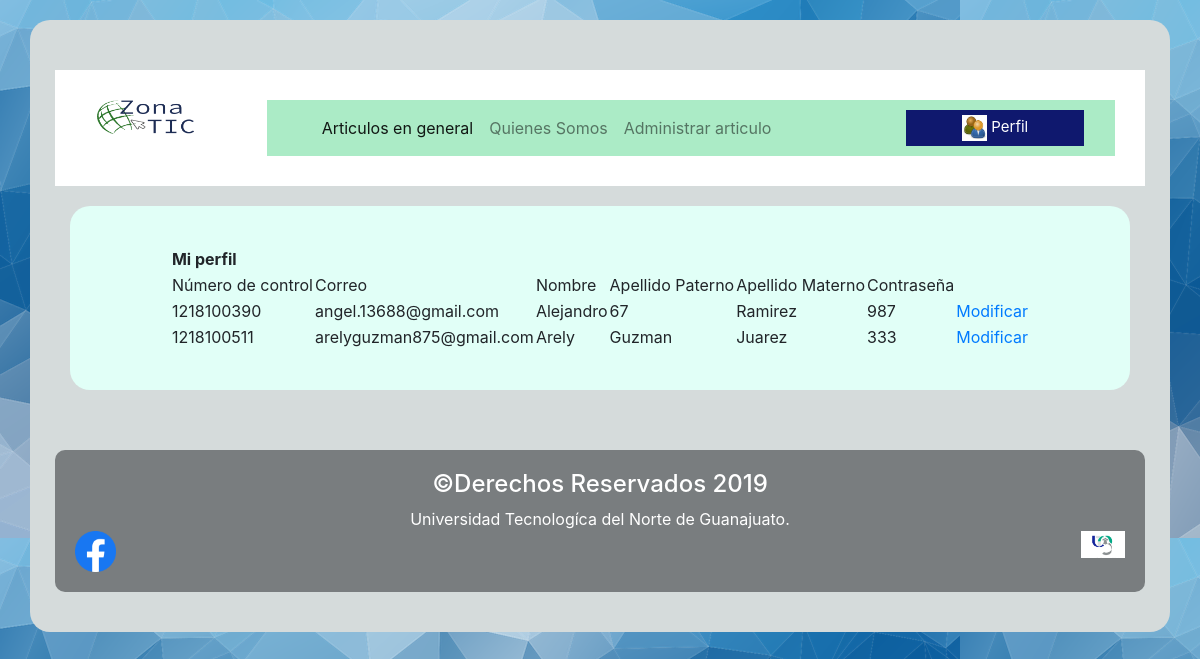
/usuarios/datosperfil.php, run on the app's committed database.
### tables this page shows
CREATE TABLE `usuario` (
  `numControl` varchar(15) NOT NULL,
  `idUsuario` varchar(15) NOT NULL,
  `correo` varchar(100) NOT NULL,
  `nombre` varchar(50) NOT NULL,
  `apellidoPat` varchar(30) NOT NULL,
  `apellidoMat` varchar(30) NOT NULL,
  `contrasena` varchar(15) NOT NULL
);

### usuarios/datosperfil.php (the view, shortened to what this page needs)
<!DOCTYPE html>
<html lang="es">
<head>
    <link rel="stylesheet" type="text/css" href="../css/bootstrap.min.css">
    <link rel="stylesheet" href="../css/style.css" />
</head>
<body background="../img/fondo7.png">
<section class="container">
<div class="row margen">
		<div class="col-md-2 header">
			<img src="../img/logon.png" class="img" />
		</div>
		<div class="col-md-10 header">
			<div class="container-fluid">
				<header>
					<nav class="navbar navbar-expand-lg navbar-light">
						<div class="collapse navbar-collapse" id="navbarSupportedContent">
							<ul class="navbar-nav mr-auto">
								<li class="nav-item active"><a class="nav-link"
									href="#">Articulos en general</a></li>
								<li class="nav-item"><a class="nav-link"
									href="nosotros.php">Quienes Somos</a></li>
								<li class="nav-item"><a class="nav-link"
									href="misarticulos.php">Administrar
										articulo</a></li>
							</ul>
							<div class="dropdown">
								<button onclick="myFunction()" class="dropbtn">
									<img src="../img/16.jpg" width="15%" /> Perfil
								</button>
							</div>
						</div>
					</nav>
				</header>
			</div>
	</div>
</div>
	<div class="perfil">
<body>
        <center>
                <table>
                    <thead>
                        <tr>
                        <th>Mi perfil</th>
                        </tr>
                    </thead>
                            <tbody>
                                <tr>
                                <td>Número de control</td>
                                <td>Correo</td>
                                <td>Nombre</td>
                                <td>Apellido Paterno</td>
                                <td>Apellido Materno</td>
                                <td>Contraseña</td>
                                </tr>
                    <?php
                    $server = "databaseic.mysql.database.azure.com";
                    $usuario ="tacodorado@databaseic";
                    $contraseña = "taco.123";
                    $bd = "zona_tic";
                    $conexion = mysqli_connect($server, $usuario, $contraseña, $bd) or die ("Error en la conexion");
                    $query="SELECT * from usuario";
                    $resultados= $conexion->query($query);
                    while($row=$resultados->fetch_assoc()){
                    ?>
                <tr>
                    <td> <?php echo $row['numControl']; ?> </td>
                    <td> <?php echo $row['correo']; ?> </td>
                    <td> <?php echo $row['nombre']; ?> </td>
                    <td> <?php echo $row['apellidoPat']; ?> </td>
                    <td> <?php echo $row['apellidoMat']; ?> </td>
                    <td> <?php echo $row['contrasena']; ?> </td>
                    <td> <a href="editarperfil.php?numControl=<?php echo $row['numControl']; ?>">Modificar </a>  </td>
                </tr>
                <?php
                   }
                ?>
                </tbody>
             </table>
        </center>
    </body>
    </div>
    <div class="row margen">
    <div class="col-md-12 pie">
            <footer>
                <h4>©Derechos Reservados 2019</h4>
                Universidad Tecnologíca del Norte de Guanajuato.
            </footer>
            <div class="linkUTN">
                <a title="UTNG" href="https://www.utng.edu.mx/">
                <img class="linkUTNG" width="15%" src="../img/linkUTNG.png" alt="UTNG" />
                </a>
            </div>
            <div class="linkfacebook">
                <a title="UTNG" href="https://es-la.facebook.com/UTNGDOLORESHIDALGO-222209577812067/">
                <img class="linkUTNG" width="8%" src="../img/logofacebook.png" alt="UTNG" />
                </a>
            </div>
        </div>
    </div>
</section>
</html>

### css/style.css (style rules this page uses)
.container { background: #D5DBDB; margin-top: 50px; margin-block-end: 50px; margin: 20px auto; padding: 40px; border-radius: 20px; }
.perfil { background:rgb(225, 255, 247) ; margin-top: 50px; margin-block-end: 50px; margin: 20px auto; padding: 40px; border-radius: 20px; }
.img { display: block; margin: 0 auto; max-width: 100%; width:80% ; }
.linkUTN { float: right; text-align: right; align-content: left; margin-left: 20%; }
.linkfacebook { float: left; text-align: left; align-content: left; margin-left:; }
.header { background-color: white; padding: 30px; }
.margen { margin-top: 10px; }
.pie { background-color: #797D7F; border-radius: 10px; text-align: center; color: white; margin-top: 40px; padding: 20px; float: center; }
.container-fluid { background: #ABEBC6; display: inline-block; text-align: center; }
.navbar-nav { text-align: center; display: inline-flex; width: 100%; }
.dropbtn { background-color:rgb(15, 24, 110); color: white; padding: 5px; font-size: 15px; border: none; cursor: pointer; }
.dropdown { position: relative; display: inline-block; width: 30%; margin-left: auto; margin-right: auto; }

### data on the page
usuario: numControl "1218100390", correo "angel.13688@gmail.com", nombre "Alejandro", apellidoPat "67", apellidoMat "Ramirez", contrasena "987"
usuario: numControl "1218100511", correo "arelyguzman875@gmail.com", nombre "Arely", apellidoPat "Guzman", apellidoMat "Juarez", contrasena "333"
